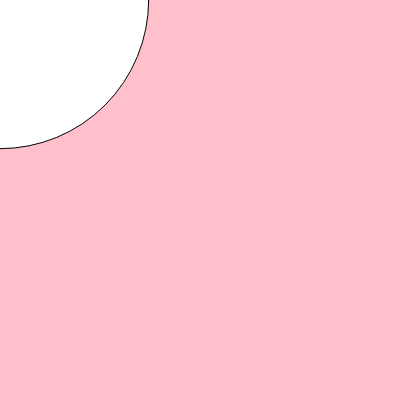
Frame 1 (no input)
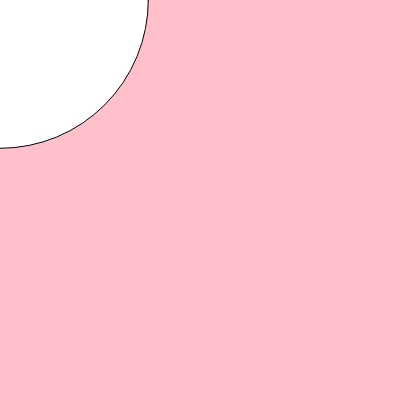
Frame 60 (no input)
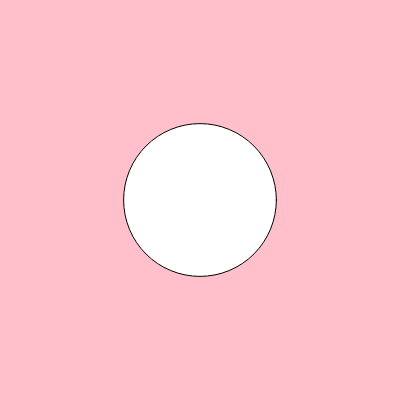
Frame 120 (the mouse pressed at the canvas centre since frame 60)

The p5.js sketch that drew these frames (run headless with seeded random() and noise() and a simulated clock; from frame 60 on, the mouse is pressed at the canvas centre):

// p5.js sketch
// ── sketch.js
let x;
let y;

function setup() {
  createCanvas(400, 400);
  x = random(400);//sorteando um numero até 400
  x = int(x);//transformando p/ número inteiro
  y = random(400);
  y = int(y);
}

function draw() {
    background("pink");
    x= x + random(-2,2);
    y= y + random(-2,2);
    let distanciaX; //cateto
    let distanciaY; //cateto
    let distancia;  //hipotenusa
    distanciaX = mouseX - x;//diferença de distancia X
    distanciaY = mouseY - y;//diferença de distancia Y
    //distancia = sqrt(distanciaX * distanciaX + distanciaY * distanciaY);
    distancia=dist(mouseX,mouseY,x,y); //função nativa para calcular distancia
    circle(mouseX,mouseY,distancia);
  
    dist(mouseX,mouseY,x,y)
    console.log(distancia);//revela o valor da hipotenusa
    
    if (mouseX == x && mouseY == y) {
        text("Encontrei!", 200, 200);
        noLoop();
    }
} 
